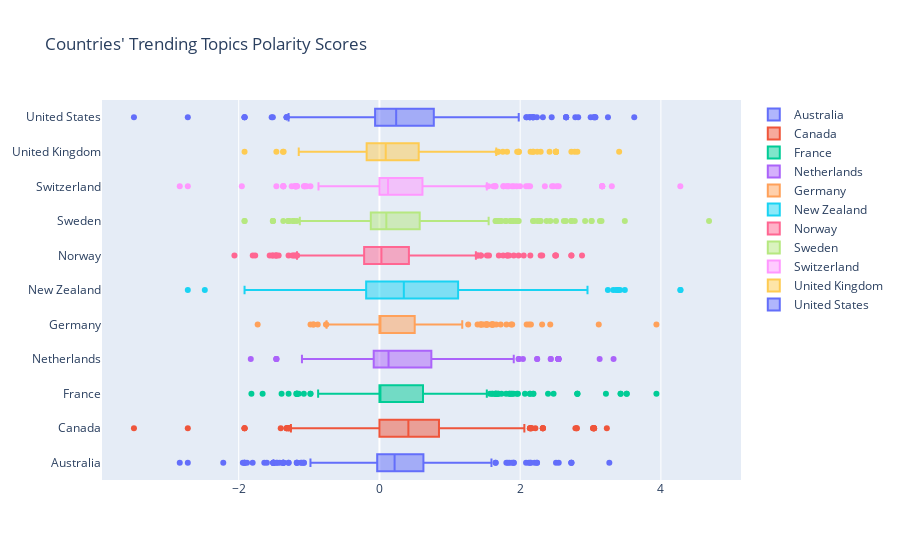

Write notebook code for a chart like this one.
### Markdown cell above
## Analysis
To understand the distribution of emotions (joy, sadness, anger, disgust, and fear) found in the trending Tweets of high-income countries, I created radar charts as shown above. The most common pattern I found among all eleven countries was that joy is the most popular emotion, followed by sadness, anger, disgust, and fear, respectively.

### Code cell
def box_polarity(df):
    """
    Make a box plot of Countries' polarity scores
  
    Arg: 
    polarity_topic (dict): a dict with polarity scores of each topic

    Return:
    box plot of countries' polarity scores
    """    
    #initialize a figure
    fig = go.Figure()
    
    countries = df['Country'].unique()
    for country in countries:
      df_country = df.loc[df['Country'] == country]
      country_pol= df_country['Polarity Score']

      #plot
      fig.add_trace(go.Box(x=country_pol, name = country))    

    #plot properties
    fig.update_layout(title_text= "Countries' Trending Topics Polarity Scores")
    return fig.show()  
        
box_polarity(countries_df)

### Figure 1 — Plotly figure (JSON) as saved in the notebook; plotly's stock layout.template omitted (floating-point values rounded to 4 significant figures; data arrays with more than 128 entries replaced by an {"elided": "..."} marker saying what was removed)
{"data": [{"name": "Australia", "type": "box", "x": {"elided": "500 float values"}}, {"name": "Canada", "type": "box", "x": {"elided": "500 float values"}}, {"name": "France", "type": "box", "x": {"elided": "500 float values"}}, {"name": "Netherlands", "type": "box", "x": {"elided": "453 float values"}}, {"name": "Germany", "type": "box", "x": {"elided": "411 float values"}}, {"name": "New Zealand", "type": "box", "x": {"elided": "500 float values"}}, {"name": "Norway", "type": "box", "x": {"elided": "450 float values"}}, {"name": "Sweden", "type": "box", "x": {"elided": "500 float values"}}, {"name": "Switzerland", "type": "box", "x": {"elided": "500 float values"}}, {"name": "United Kingdom", "type": "box", "x": {"elided": "500 float values"}}, {"name": "United States", "type": "box", "x": {"elided": "500 float values"}}], "layout": {"title": {"text": "Countries' Trending Topics Polarity Scores"}}}
